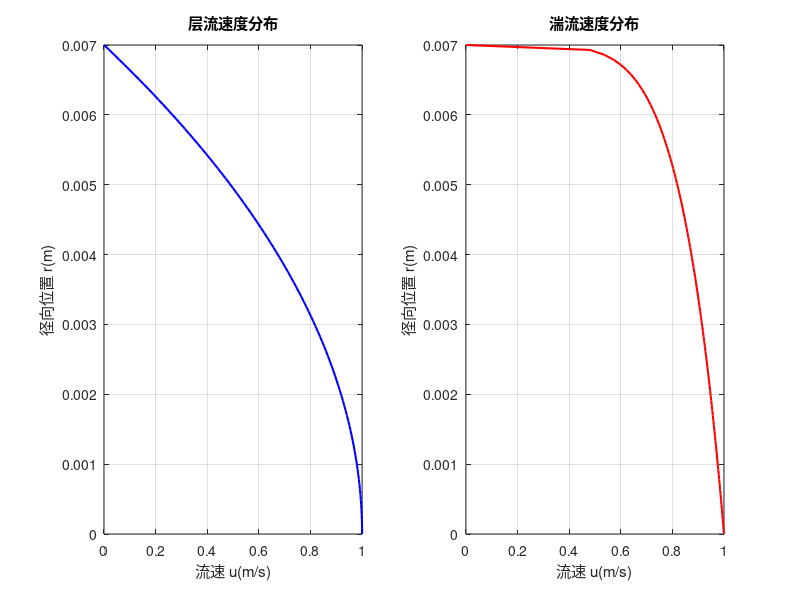
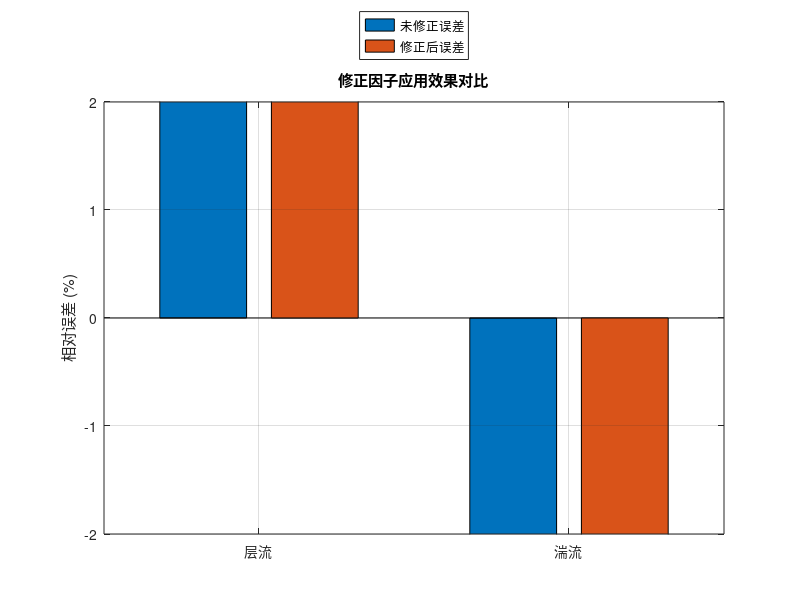

MATLAB code for these plots, in order:
%% 超声波流量计修正因子仿真程序
% 作者：Hui Zhang等（根据论文内容编写）
% 功能：模拟层流与湍流下的流量测量，应用修正因子优化精度

clc;
clear;
close all;

%% 参数设置
R = 0.007;          % 管道半径 (m) [示例值]
u_m = 1.0;          % 平均流速 (m/s)
c = 1480;           % 声速 (水中的声速, m/s)
theta = 45;         % 超声波传播角度 (度)
theta_rad = deg2rad(theta);
Re = 10000;         % 雷诺数（湍流时需根据Re选择n）

%% 层流仿真
disp('===== 层流仿真 =====');
% 理论修正因子
k_laminar = 0.75;

% 理论真实流量
Q_true_laminar = pi * R^2 * u_m / 2; % 层流流量公式 Q = πR²(u_m/2)

% 未修正的超声波测量流量 (根据论文式18)
L = 2*R / sin(theta_rad);
DeltaT_unadjusted = (4 * R * u_m * cos(theta_rad)) / (c^2 * sin(theta_rad));
Q0_laminar = (pi * R * c^2 * tan(theta_rad) / 4) * DeltaT_unadjusted;

% 修正后流量
Q_corrected_laminar = k_laminar * Q0_laminar;

% 显示结果
fprintf('理论真实流量: %.6f m³/s\n', Q_true_laminar);
fprintf('未修正测量值: %.6f m³/s (误差: %.2f%%)\n', Q0_laminar, 100*(Q0_laminar/Q_true_laminar-1));
fprintf('修正后测量值: %.6f m³/s (误差: %.2f%%)\n\n', Q_corrected_laminar, 100*(Q_corrected_laminar/Q_true_laminar-1));

%% 湍流仿真
disp('===== 湍流仿真 =====');
% 根据雷诺数Re选择n值（论文表1数据）
Re_table = [4e3, 2.56e4, 1.05e5, 2.06e5, 3.2e5, 3.84e5, 4.28e5];
n_table = [6.0, 7.0, 7.3, 8.0, 8.3, 8.5, 8.6];
n = interp1(Re_table, n_table, Re, 'linear', 'extrap'); % 线性插值

% 理论修正因子
k_turbulent = 2*n / (2*n + 1);

% 理论真实流量
Q_true_turbulent = pi * R^2 * u_m; % 湍流流量公式 Q = πR²u_m

% 数值积分计算DeltaT（论文式21）
s = linspace(0, 1, 1000); % 无量纲半径
integrand = (1 - s).^(1/n);
integral_value = trapz(s, integrand);
DeltaT_turbulent = (n / (n + 1)) * (4 * R * u_m * cos(theta_rad)) / (c^2 * sin(theta_rad));

% 未修正的超声波测量流量 (论文式25)
Q0_turbulent = (pi * R * c^2 * tan(theta_rad) / 4) * DeltaT_turbulent;

% 修正后流量
Q_corrected_turbulent = k_turbulent * Q0_turbulent;

% 显示结果
fprintf('雷诺数Re: %.1f\n', Re);
fprintf('幂律指数n: %.2f\n', n);
fprintf('理论真实流量: %.6f m³/s\n', Q_true_turbulent);
fprintf('未修正测量值: %.6f m³/s (误差: %.2f%%)\n', Q0_turbulent, 100*(Q0_turbulent/Q_true_turbulent-1));
fprintf('修正后测量值: %.6f m³/s (误差: %.2f%%)\n\n', Q_corrected_turbulent, 100*(Q_corrected_turbulent/Q_true_turbulent-1));

%% 速度分布可视化
figure;
r = linspace(0, R, 100);

% 层流速度分布
u_laminar = u_m * (1 - (r/R).^2);
subplot(1,2,1);
plot(u_laminar, r, 'b', 'LineWidth', 1.5);
title('层流速度分布');
xlabel('流速 u(m/s)');
ylabel('径向位置 r(m)');
grid on;

% 湍流速度分布
u_turbulent = u_m * (1 - r/R).^(1/n);
subplot(1,2,2);
plot(u_turbulent, r, 'r', 'LineWidth', 1.5);
title('湍流速度分布');
xlabel('流速 u(m/s)');
ylabel('径向位置 r(m)');
grid on;

%% 误差对比图
figure;
error_unadjusted = [100*(Q0_laminar/Q_true_laminar-1), 100*(Q0_turbulent/Q_true_turbulent-1)];
error_corrected = [100*(Q_corrected_laminar/Q_true_laminar-1), 100*(Q_corrected_turbulent/Q_true_turbulent-1)];
bar([error_unadjusted; error_corrected]');
legend('未修正误差', '修正后误差', 'Location', 'northoutside');
set(gca, 'XTickLabel', {'层流', '湍流'});
ylabel('相对误差 (%)');
title('修正因子应用效果对比');
ylim([-2, 2]);
grid on;
